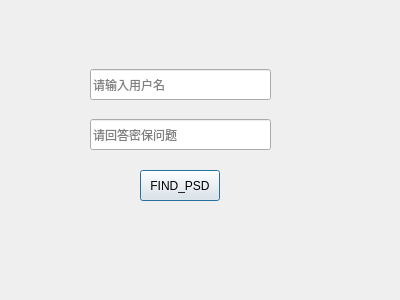
<?xml version="1.0" encoding="UTF-8"?>
<ui version="4.0">
 <class>FINDPSDVIEW</class>
 <widget class="QDialog" name="FINDPSDVIEW">
  <property name="geometry">
   <rect>
    <x>0</x>
    <y>0</y>
    <width>400</width>
    <height>300</height>
   </rect>
  </property>
  <property name="windowTitle">
   <string>Dialog</string>
  </property>
  <widget class="QLineEdit" name="userName">
   <property name="geometry">
    <rect>
     <x>90</x>
     <y>69</y>
     <width>181</width>
     <height>31</height>
    </rect>
   </property>
   <property name="placeholderText">
    <string>请输入用户名</string>
   </property>
  </widget>
  <widget class="QLineEdit" name="answer">
   <property name="geometry">
    <rect>
     <x>90</x>
     <y>119</y>
     <width>181</width>
     <height>31</height>
    </rect>
   </property>
   <property name="placeholderText">
    <string>请回答密保问题</string>
   </property>
  </widget>
  <widget class="QPushButton" name="findPsdBtn">
   <property name="geometry">
    <rect>
     <x>140</x>
     <y>170</y>
     <width>80</width>
     <height>31</height>
    </rect>
   </property>
   <property name="text">
    <string>FIND_PSD</string>
   </property>
  </widget>
 </widget>
 <resources/>
 <connections/>
</ui>
